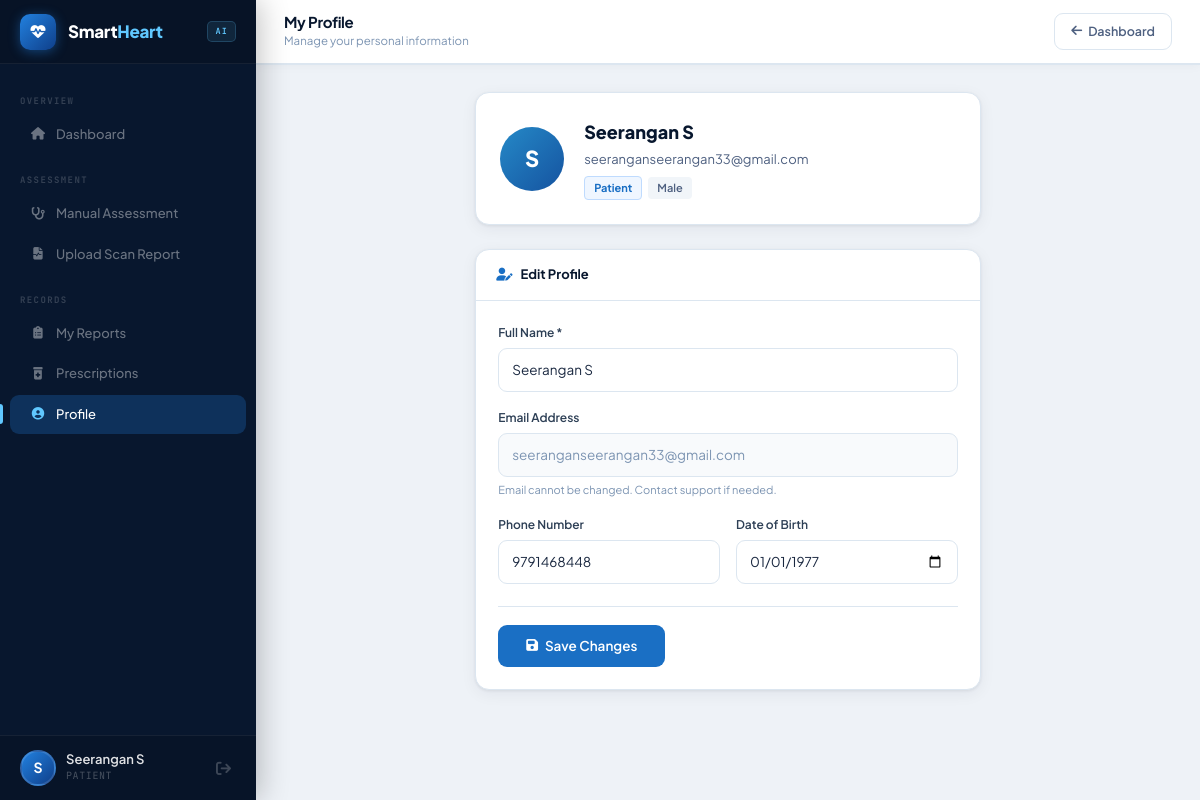
The page /patient/profile (signed in) on the database its author committed.
### tables this page shows
CREATE TABLE users (
            id INTEGER PRIMARY KEY AUTOINCREMENT,
            name TEXT NOT NULL,
            email TEXT UNIQUE NOT NULL,
            password TEXT NOT NULL,
            role TEXT NOT NULL CHECK(role IN ('doctor','patient')),
            phone TEXT,
            dob TEXT,
            gender TEXT,
            created_at TIMESTAMP DEFAULT CURRENT_TIMESTAMP
        );

### controllers/patient_controller.py (the view, shortened to what this page needs)
@patient_bp.route('/profile', methods=['GET', 'POST'])
@login_required
def profile():
    user = get_user_by_id(session['user_id'])
    unread_rx = get_unread_prescription_count(session['user_id'])
    return render_template('patient_profile.html', user=user, unread_rx=unread_rx)

### controllers/patient_controller.py (called while the page is built)
def login_required(f):
    from functools import wraps
    @wraps(f)
    def decorated(*args, **kwargs):
        if 'user_id' not in session or session.get('user_role') != 'patient':
            flash('Please log in as a patient.', 'warning')
            return redirect(url_for('auth.select_role'))
        return f(*args, **kwargs)
    return decorated

### models/database.py (called while the page is built)
def get_db():
    conn = sqlite3.connect(DB_PATH)
    conn.row_factory = sqlite3.Row
    conn.execute("PRAGMA foreign_keys = ON")
    return conn

def get_user_by_id(user_id):
    conn = get_db()
    user = conn.execute('SELECT * FROM users WHERE id = ?', (user_id,)).fetchone()
    conn.close()
    return user

def get_unread_prescription_count(patient_id):
    conn = get_db()
    count = conn.execute(
        'SELECT COUNT(*) FROM prescriptions WHERE patient_id = ? AND is_read = 0', (patient_id,)
    ).fetchone()[0]
    conn.close()
    return count

### templates/patient_profile.html (shortened to what this page needs)
{% set active = 'profile' %}
{% extends "base.html" %}
{% block body %}
{% include '_sidebar.html' %}
<header class="topbar">
    <div class="tb-left">
        <div class="tb-title">My Profile</div>
        <div class="tb-sub">Manage your personal information</div>
    </div>
    <div class="tb-right">
        <a href="/patient/dashboard" class="btn-g"><i class="fas fa-arrow-left"></i> Dashboard</a>
    </div>
</header>
<main class="pw pe">
    <div class="row justify-content-center">
        <div class="col-lg-7">
            <div class="card mb-4">
                <div class="cb" style="padding:24px!important;display:flex;align-items:center;gap:20px;">
                    <div style="width:64px;height:64px;border-radius:50%;background:linear-gradient(135deg,#2589c7,#1553a0);display:flex;align-items:center;justify-content:center;color:white;font-weight:800;font-size:22px;flex-shrink:0;">
                        {{ user.name[0]|upper }}
                    </div>
                    <div>
                        <div style="font-size:18px;font-weight:800;color:var(--navy);">{{ user.name }}</div>
                        <div style="font-size:13px;color:var(--slate);margin-top:2px;">{{ user.email }}</div>
                        <div style="margin-top:6px;display:flex;gap:6px;align-items:center;">
                            <span style="background:#eff6ff;color:var(--blue);font-size:11px;font-weight:700;padding:2px 9px;border-radius:4px;border:1px solid #bfdbfe;">Patient</span>
                            {% if user.gender %}<span style="background:#f1f5f9;color:var(--slate);font-size:11px;font-weight:600;padding:2px 9px;border-radius:4px;">{{ user.gender }}</span>{% endif %}
                        </div>
                    </div>
                </div>
            </div>
            <div class="card">
                <div class="ch"><i class="fas fa-user-pen" style="color:var(--blue);"></i> Edit Profile</div>
                <div class="cb" style="padding:22px!important;">
                    <form method="POST">
                        <div class="row g-3">
                            <div class="col-12">
                                <label class="fl">Full Name *</label>
                                <input type="text" name="name" class="fi" value="{{ user.name }}" required placeholder="Your full name">
                            </div>
                            <div class="col-12">
                                <label class="fl">Email Address</label>
                                <input type="email" class="fi" value="{{ user.email }}" disabled style="background:#f8fafc;color:var(--muted);cursor:not-allowed;">
                                <div class="fh">Email cannot be changed. Contact support if needed.</div>
                            </div>
                            <div class="col-md-6">
                                <label class="fl">Phone Number</label>
                                <input type="tel" name="phone" class="fi" value="{{ user.phone or '' }}" placeholder="+91 98765 43210">
                            </div>
                            <div class="col-md-6">
                                <label class="fl">Date of Birth</label>
                                <input type="date" name="dob" class="fi" value="{{ user.dob or '' }}">
                            </div>
                        </div>
                        <div style="margin-top:22px;padding-top:18px;border-top:1px solid var(--border);">
                            <button type="submit" class="bp" style="padding:10px 28px;">
                                <i class="fas fa-save"></i> Save Changes
                            </button>
                        </div>
                    </form>
                </div>
            </div>
        </div>
    </div>
</main>
{% endblock %}

### templates/_sidebar.html (shortened to what this page needs)
{% if session.user_role == 'patient' %}
<aside class="sidebar">
  <div class="sb-logo">
    <div class="sb-mark"><i class="fas fa-heartbeat"></i></div>
    <span class="sb-name">Smart<span>Heart</span></span>
    <span class="sb-tag">AI</span>
  </div>
  <nav class="sb-nav">
    <div class="sb-sec">Overview</div>
    <a href="/patient/dashboard" class="sb-link{% if active=='dashboard' %} active{% endif %}"><i class="fas fa-house"></i>Dashboard</a>
    <div class="sb-sec">Assessment</div>
    <a href="/patient/assess"      class="sb-link{% if active=='assess' %} active{% endif %}"><i class="fas fa-stethoscope"></i>Manual Assessment</a>
    <a href="/patient/scan-upload" class="sb-link{% if active=='scan' %} active{% endif %}"><i class="fas fa-file-waveform"></i>Upload Scan Report</a>
    <div class="sb-sec">Records</div>
    <a href="/patient/reports"       class="sb-link{% if active=='reports' %} active{% endif %}"><i class="fas fa-clipboard-list"></i>My Reports</a>
    <a href="/patient/prescriptions" class="sb-link{% if active=='prescriptions' %} active{% endif %}">
      <i class="fas fa-prescription-bottle-medical"></i>Prescriptions
    </a>
    <a href="/patient/profile" class="sb-link{% if active=='profile' %} active{% endif %}"><i class="fas fa-user-circle"></i>Profile</a>
  </nav>
  <div class="sb-foot">
    <div class="sb-user">
      <div class="sb-av">{{ session.user_name[0]|upper }}</div>
      <div>
        <div class="sb-uname">{{ session.user_name|truncate(18,true,'') }}</div>
        <div class="sb-urole">Patient</div>
      </div>
      <a href="/logout" class="sb-out" title="Logout"><i class="fas fa-arrow-right-from-bracket"></i></a>
    </div>
  </div>
</aside>
{% endif %}

### rows shown on the page
users: user_name "Seerangan S", name "S", name "Seerangan S", email "seeranganseerangan33@gmail.com", gender "Male", phone "9791468448", dob "01/01/1977"

### other values the page prints
{{ session.user_name[0]|upper }} "S"
